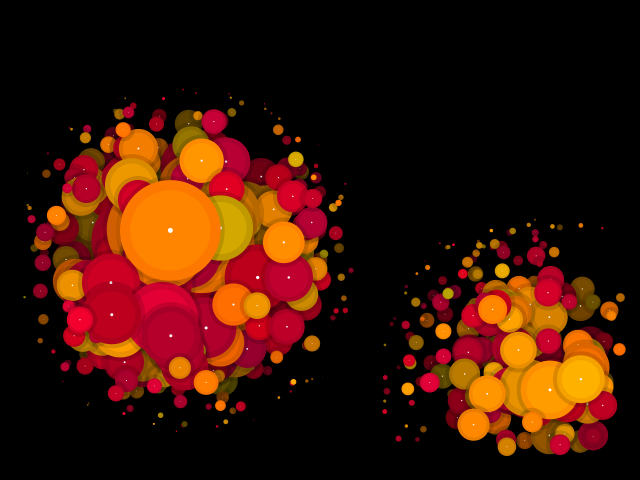
Frame 1 (no input)
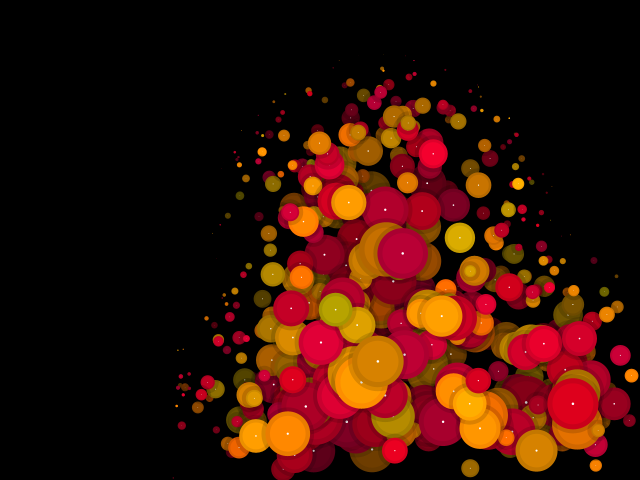
Frame 60 (the mouse pressed at the canvas centre just before this capture)
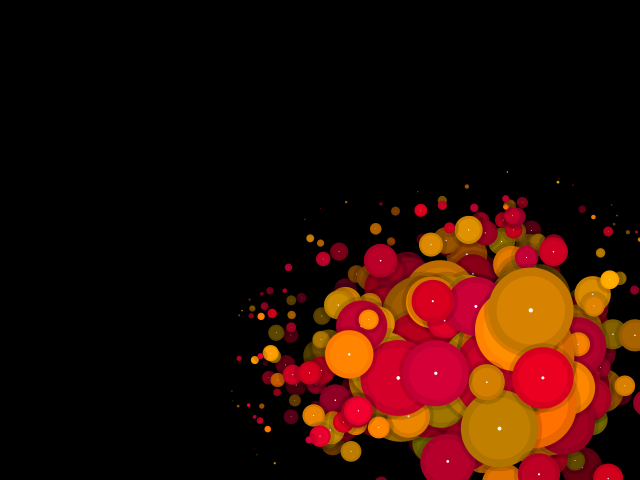
Frame 120 (the mouse held since frame 60 and released just before this capture)

The Processing sketch that drew these frames (run headless with seeded random() and noise(); from frame 60 on, the mouse is pressed at the canvas centre):

// Processing sketch: example09
// ── example09.pde
///////////////////////////////////////////////
float offsx = 0, offsy = 0, offsc = 0.1, speed = 1.25, radius = 40, reaction = 0.2, falloff = 0.975, border = 1.0;
int count = 850;
boolean deep = true, shdw = true;

class c_circ
{
  float rad, bord, x, y, dx, dy, xx, yy, ddx, ddy, f;
  color c;
  c_circ ()
  {
    rad  = random(radius * 0.35, radius * 1.15); bord = rad * border;
    xx = x = random (bord, width - bord);
    yy = y = random (bord, height - bord);
    float d = random(3, 5) * speed;
    ddx = 0; dx  = d * zrandom ();
    ddy = 0; dy  = d * zrandom ();
    if (irandom(1) == 1) c = color(irandom(155, 255), irandom(100, 150), 0); else c = color(irandom(155, 205), 0, irandom(25, 50));
  }
  void regenerate()
  { 
    x += dx; y += dy; f = 0;
    if ((x > (width - bord)) || (x < bord)) dx = - dx; else if (irandom(37) == 11) dx = - dx;
    if ((y > (height - bord)) || (y < bord)) dy = - dy; else if (irandom(37) == 11) dy = - dy;  
    float d = dist (x, y, xx, yy);
    ddx += (x - xx) / d * reaction;
    ddy += (y - yy) / d * reaction;
    ddx *= falloff;
    ddy *= falloff;
    xx += ddx;
    yy += ddy;
  }
  void addForce(float px, float py, float r) { f += force (r, xx, yy, px, py); }
  void draw(int i, float r)
  {
    color cc;
    if (deep) { float t = 0.7 * i / count + 0.4; cc = color(red(c) * t, green(c) * t, blue(c) * t); } else cc = c;  
    if (shdw) circle (xx, yy, r + 4, color(0, 0, 0, 35));
    circle (xx, yy, r, cc);
    float oc = 1 + offsc;
    circle(xx + offsx * r * 0.1, yy + offsy * r * 0.1, 0.8 * r, color(red(cc) * oc, green(cc) * oc, blue(cc) * oc));
    circle(xx + offsx * r * 0.25, yy + offsy * r * 0.25, 0.05 * r, color(255, 255, 255));
  }
  void drawForce(int i) { if (f > 0) draw(i, 0.7 * rad * f); }
}

c_circ[] circ, pcirc;

///////////////////////////////////////////////
void setup()
{ 
  size (640, 480); smooth(); noStroke(); frameRate(25);
  
  circ = new c_circ[count];
  for (int i = 0; i < count; i++) circ[i] = new c_circ();  
  pcirc = new c_circ[3];
  for (int i = 0; i < 3; i++) pcirc[i] = new c_circ();

}

void draw()
{   
  background(0, 0, 0);
  for (int i = 0; i < 3; i++) pcirc[i].regenerate(); 
  for (int i = 0; i < count; i++)
  { circ[i].regenerate();
    for (int j = 0; j < 3; j++) circ[i].addForce(pcirc[j].xx, pcirc[j].yy, 175);
    circ[i].drawForce(i);
  }  
  
}

///////////////////////////////////////////////
int irandom(int m) { return (int)(random(m) + 0.5); }
int irandom(int mn, int mx) { return (int)(random(mn, mx) + 0.5); }
int zrandom() { return 1 - 2 * irandom(1); }

void circle(float x, float y, float r, color c) { fill(c); ellipse(x, y, r * 2, r * 2); }

float force(float r, float x1, float y1, float x2, float y2)
{
  float d = dist (x1, y1, x2, y2);
  if (d > r) return 0; else return 1 - d / r;
}
